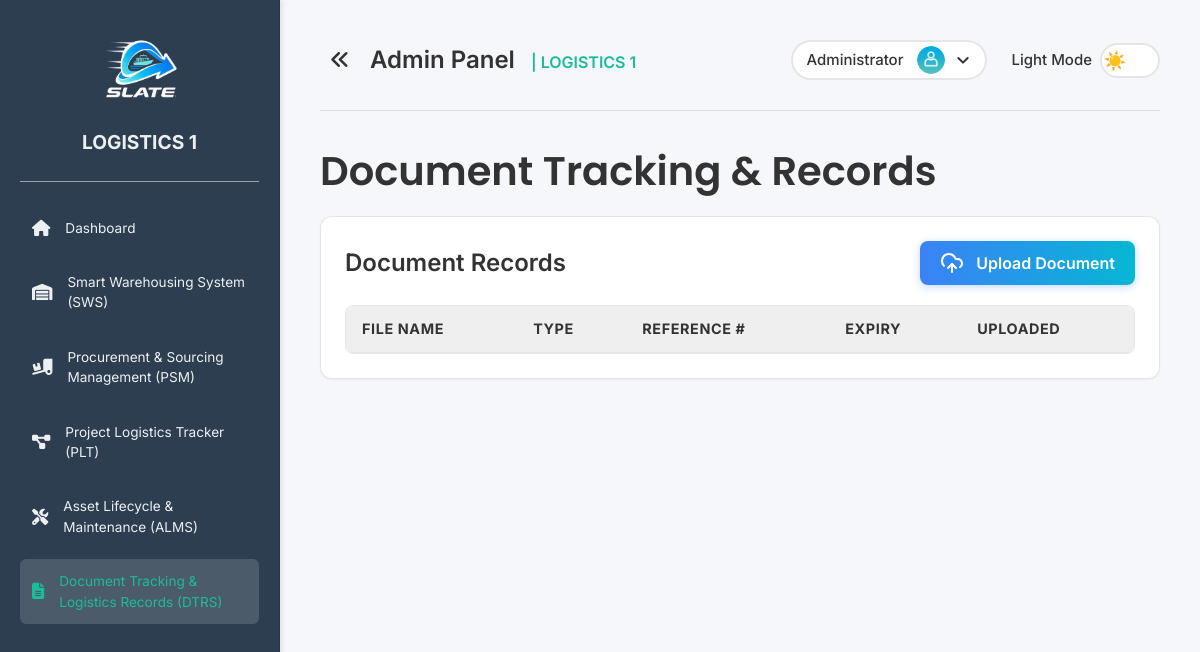
The app's page /pages/document_tracking_records.php (signed in), older data.
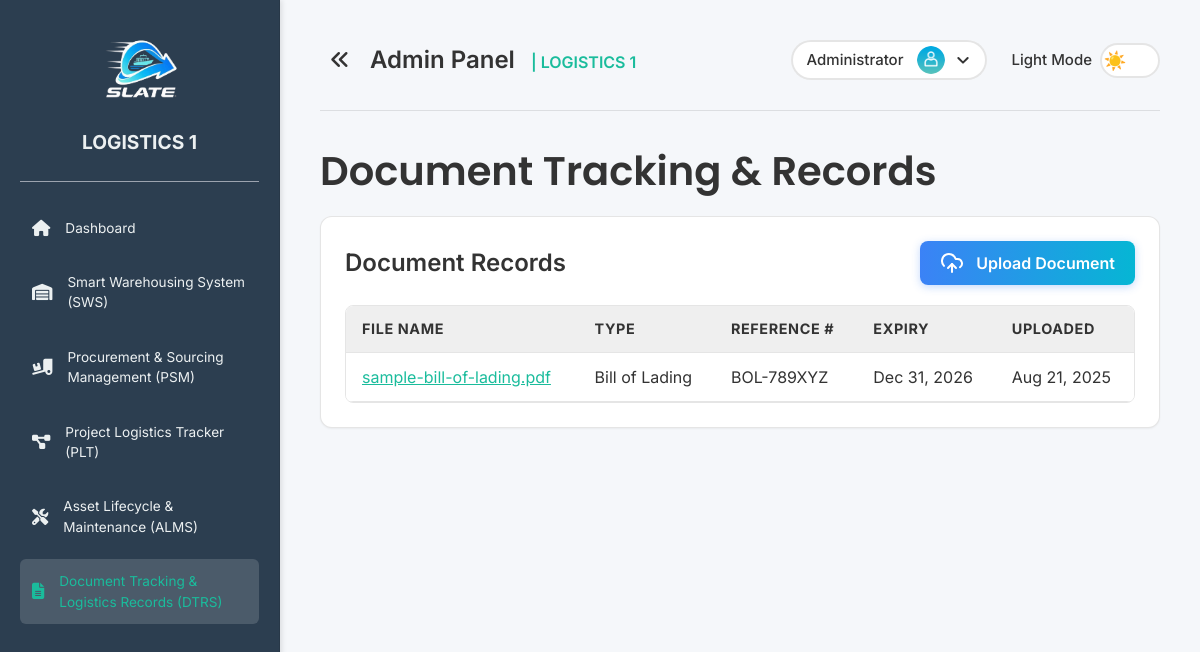
The same page, newer data.
### tables this page shows
CREATE TABLE `documents` (
  `id` int NOT NULL,
  `file_name` varchar(255) NOT NULL,
  `file_path` varchar(255) NOT NULL,
  `document_type` varchar(100) DEFAULT NULL,
  `reference_number` varchar(100) DEFAULT NULL,
  `expiry_date` date DEFAULT NULL,
  `upload_date` timestamp NULL DEFAULT CURRENT_TIMESTAMP
);

### includes/functions/document.php (called while the page is built, shortened)
<?php
function getAllDocuments() {
    $conn = getDbConnection();
    $result = $conn->query("SELECT * FROM documents ORDER BY upload_date DESC");
    $documents = $result ? $result->fetch_all(MYSQLI_ASSOC) : [];
    return $documents;
}
?>

### pages/document_tracking_records.php (the view, shortened to what this page needs)
<?php
require_once '../includes/functions/document.php';
$documents = getAllDocuments();
?>
<!DOCTYPE html>
<html lang="en">
<head>
  <link rel="stylesheet" href="../assets/css/styles.css">
  <link rel="stylesheet" href="../assets/css/sidebar.css">
  <link rel="stylesheet" href="https://cdnjs.cloudflare.com/ajax/libs/font-awesome/6.7.2/css/all.min.css">
  <script src="https://cdn.tailwindcss.com"></script>
</head>
<body>
  <div class="sidebar" id="sidebar"> <?php include '../partials/sidebar.php'; ?> </div>
  <div class="main-content-wrapper" id="mainContentWrapper">
    <div class="content" id="mainContent">
      <?php include '../partials/header.php'; ?>
      <h1 class="font-semibold page-title">Document Tracking & Records</h1>
      <div class="bg-[var(--card-bg)] border border-[var(--card-border)] rounded-xl p-6 shadow-sm">
        <div class="flex justify-between items-center mb-5">
          <h2 class="text-2xl font-semibold text-[var(--text-color)]">Document Records</h2>
          <button type="button" id="uploadDocumentBtn" class="btn-primary">
            <i data-lucide="cloud-upload" class="w-6 h-6 lg:mr-2 sm:mr-0"></i><span class="hidden sm:inline">Upload Document</span>
          </button>
        </div>
        <div class="table-container">
          <table class="data-table">
            <thead>
              <tr>
                <th>File Name</th>
                <th>Type</th>
                <th>Reference #</th>
                <th>Expiry</th>
                <th>Uploaded</th>
              </tr>
            </thead>
            <tbody>
              <?php foreach($documents as $doc): ?>
              <tr>
                <td class="py-3 px-4 border-b border-[var(--card-border)]"><a href="../<?php echo htmlspecialchars($doc['file_path']); ?>" target="_blank" class="text-[var(--primary-color)] underline hover:text-blue-600 transition-colors"><?php echo htmlspecialchars($doc['file_name']); ?></a></td>
                <td class="py-3 px-4 border-b border-[var(--card-border)]"><?php echo htmlspecialchars($doc['document_type']); ?></td>
                <td class="py-3 px-4 border-b border-[var(--card-border)]"><?php echo htmlspecialchars($doc['reference_number']); ?></td>
                <td class="py-3 px-4 border-b border-[var(--card-border)]"><?php echo $doc['expiry_date'] ? date('M d, Y', strtotime($doc['expiry_date'])) : 'N/A'; ?></td>
                <td class="py-3 px-4 border-b border-[var(--card-border)]"><?php echo date('M d, Y', strtotime($doc['upload_date'])); ?></td>
              </tr>
              <?php endforeach; ?>
            </tbody>
          </table>
        </div>
      </div>
    </div>
  </div>
</body>
</html>

Row changes from the older to the newer data that the page shows:
added documents: file_name "sample-bill-of-lading.pdf", document_type "Bill of Lading", reference_number "BOL-789XYZ", expiry_date "Dec 31, 2026", upload_date "Aug 21, 2025"
